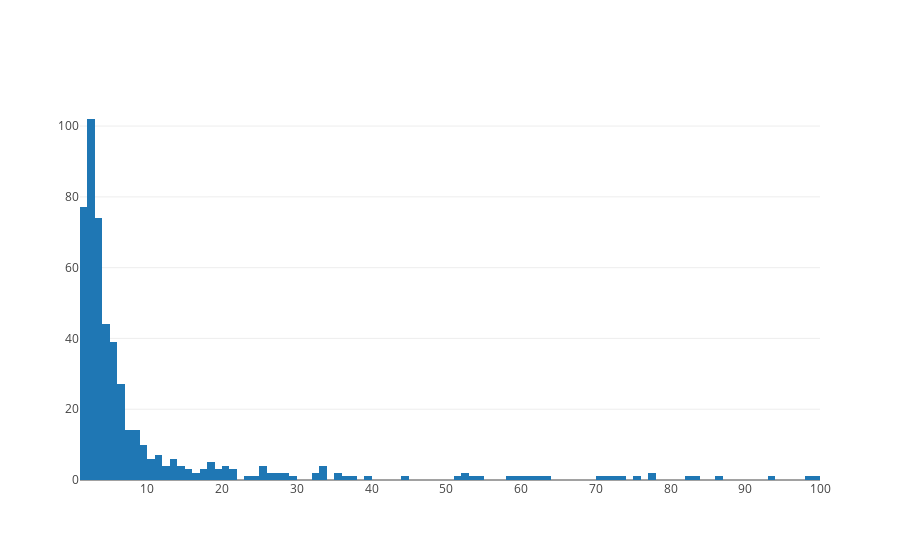

Notebook code for this chart:
### Code cell
#SIMPLEST HISTOGRAM
x = resultsRL_cs['100']
data = go.Histogram(x=x,
                     xbins=dict(
        start=0,
        end=100,
        size=1.
    ))

iplot([data], filename='normalized histogram')

### Figure 1 — Plotly figure (JSON) as saved in the notebook; plotly's stock layout.template omitted (floating-point values rounded to 4 significant figures; data arrays with more than 128 entries replaced by an {"elided": "..."} marker saying what was removed)
{"data": [{"type": "histogram", "x": {"elided": "500 int values"}, "xbins": {"end": 100, "size": 1, "start": 0}}], "layout": {}}
